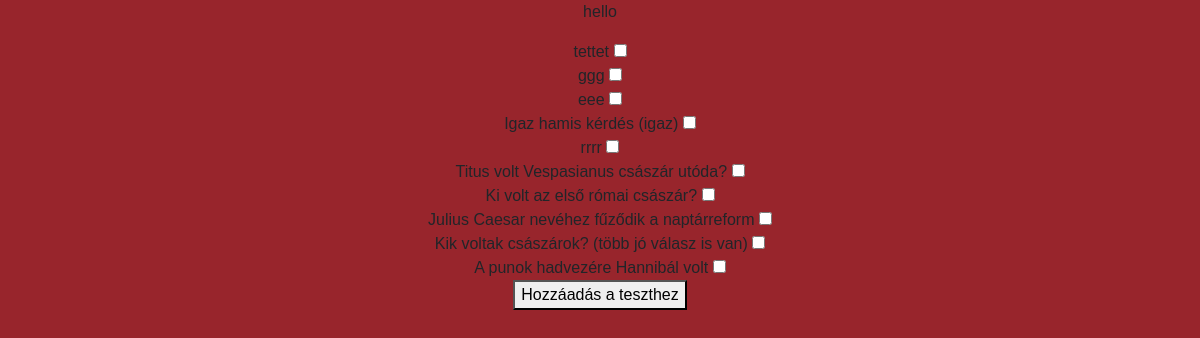
The page /test/4/select-questions/ on the database as committed earlier.
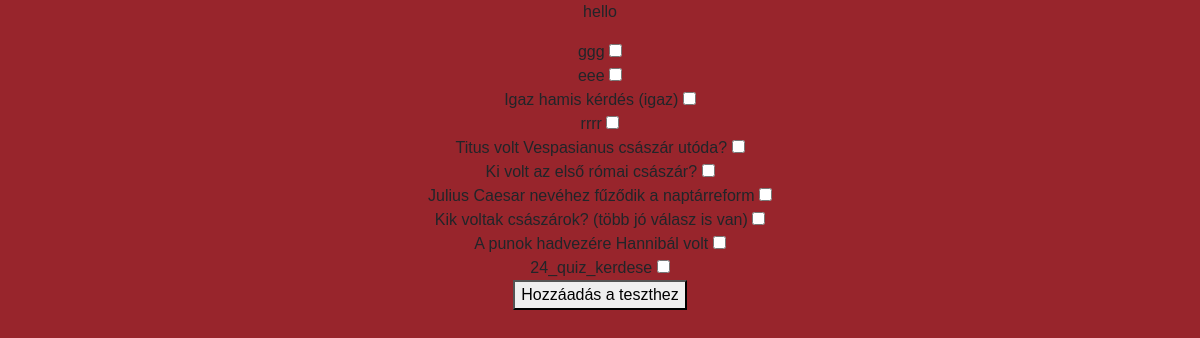
The same page on the database as committed later.
### roman_map/models.py (models this page shows, shortened)
class Question(models.Model):
    id = models.BigAutoField(primary_key=True)
    QUESTION_TYPES = [
        ('mc', 'Több válasz'),
        ('tf', 'Igaz/Hamis')
    ]
    def validate_positiv_number(value):
        if value < 0:
            raise ValidationError(
                ('%(value)s kisebb min 0.'),
                params={'value': value},
            )
    quiz = models.ForeignKey(Quiz, on_delete=models.SET_NULL, related_name='questions', null=True, blank=True)
    text = models.CharField(max_length=255, blank=False)
    question_type = models.CharField(max_length=2, choices=QUESTION_TYPES)
    points = models.PositiveIntegerField(default=0, validators=[validate_positiv_number])

### roman_map/views.py (the view, shortened to what this page needs)
# urls.py: path('test/<int:quiz_id>/select-questions/', view=views.kerdes_kivalasztasa, name="kerdes_kivalasztasa"),
def kerdes_kivalasztasa(request, quiz_id):
    try:
        questions = Question.objects.filter(~Q(quiz = quiz_id))
        return render(request, 'quiz/select_questions.html', {"questions":questions})
    except Question.DoesNotExist as e:
        db_logger.error("Hiba: A kérdés nem található"+str(e))
        messages.error(request, "Hiba: A kérdés nem található!")
        return redirect("teszt_reszletei", quiz_id=quiz.id)
    except Quiz.DoesNotExist as e:
        db_logger.error("Hiba: a teszt nem található"+str(e))
        messages.error(request, "Hiba. A teszt nem található!")
        return redirect("teszt_reszletei", quiz_id=quiz.id)
    except Exception as e:
        db_logger.error("Hiba: "+str(e))
        messages.error(request, "Hiba a kérdések hozzáadása során!")
        return redirect("teszt_reszletei", quiz_id=quiz.id)

### roman_map/templates/quiz/select_questions.html (shortened to what this page needs)
{% extends "quiz/test.html" %}
{% block content %}
<p>hello</p>
<form action="" method="post">
    {% for question in questions %}
            <label for="{{question.id}}">{{question.text}}</label>
            <input type="checkbox" id="{{question.id}}" name="questions" value="{{question.id}}"><br>
    {% endfor %}
    <button type="submit">Hozzáadás a teszthez</button>
</form>
{% endblock content %}

### roman_map/templates/quiz/test.html (shortened to what this page needs)
{% load static %}
<!DOCTYPE html>
<html lang="en">
<head>
    <link rel="stylesheet" href="{% static 'styles/tests.css' %}">
    <link href="https://cdn.jsdelivr.net/npm/bootstrap@5.3.3/dist/css/bootstrap.min.css" rel="stylesheet">
</head>
<body class= "tests-background">
    {% include "pages/messages.html" %}
        {% block content %}{% endblock content %}
</body>
</html>

### roman_map/templates/pages/messages.html (shortened to what this page needs)
{% load bootstrap5 %}
{% bootstrap_css %}

### roman_map/static/styles/tests.css (style rules this page uses)
.tests-background { font-family: Arial, sans-serif; text-align: center; background-color: #98252c; }

Rows that differ between the two databases and show on the page:
removed Question: text "tettet"
added Question: text "24_quiz_kerdese"
